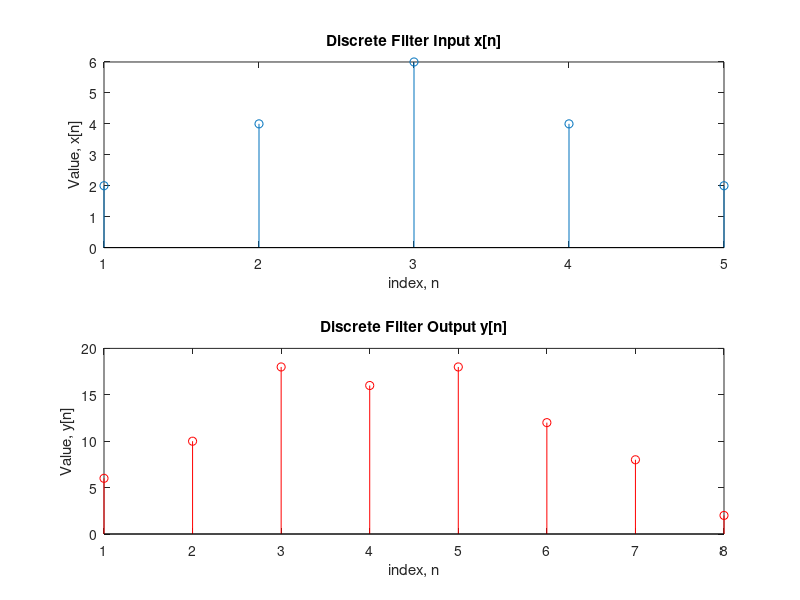

Here is the MATLAB script that generated this plot:
clc;
clear all;
close all;

impulseResponse = [3 -1 2 1];
inputSig = [2 4 6 4 2];
outPut = conv(impulseResponse, inputSig);
 
figure(1);
subplot(2, 1, 1);
stem(inputSig);
title('Discrete Filter Input x[n]'); 
xlabel('index, n');
ylabel('Value, x[n]');
 
subplot(2,1,2);
stem(outPut, 'r');
title('Discrete Filter Output y[n]');
xlabel('index, n');
ylabel('Value, y[n]');